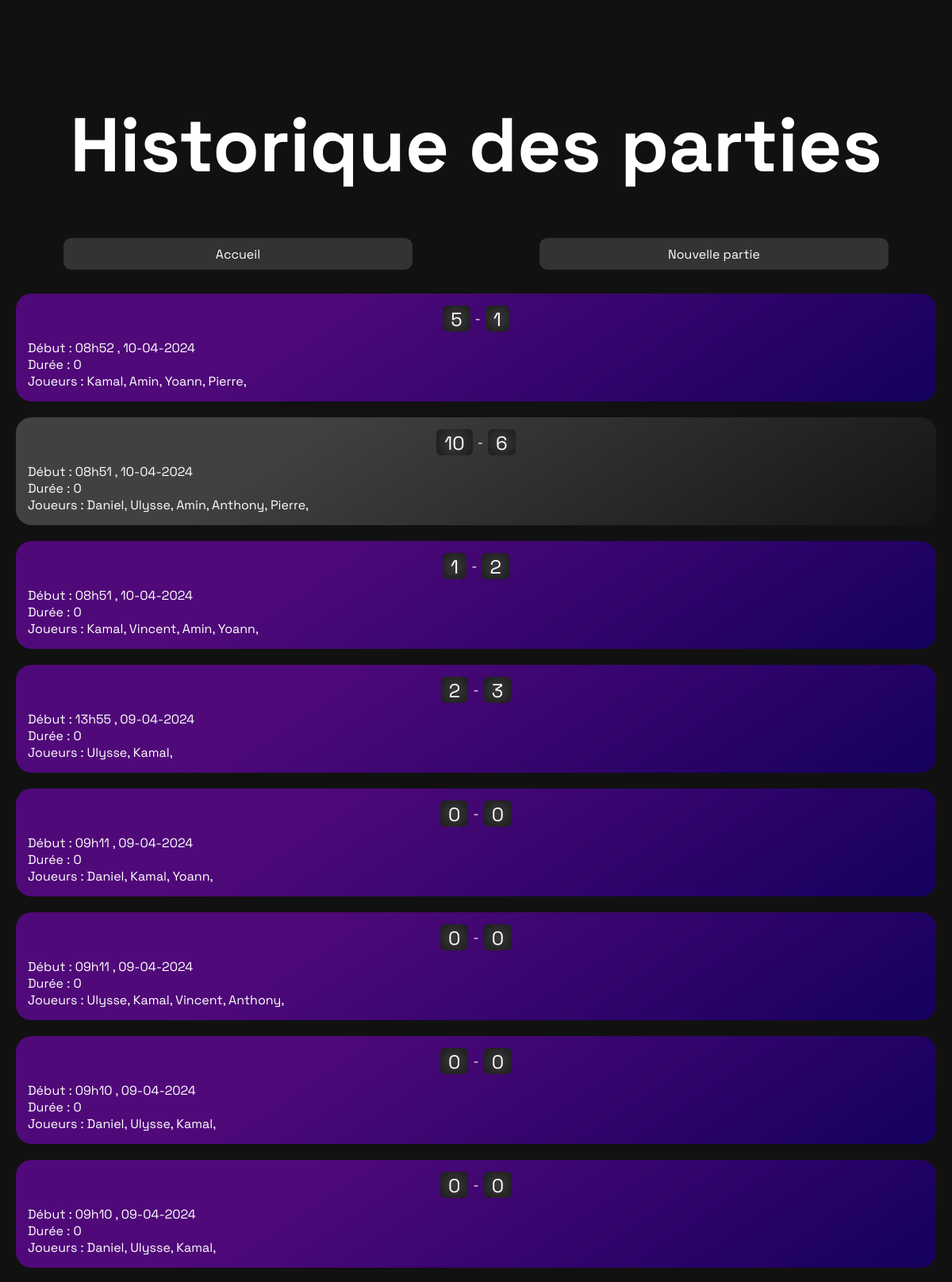
/games (upper part), run on the app's committed database.
### models.py (models this page shows, shortened)
class Game(Base):
    __tablename__ = 'games'
    id = Column(Integer, primary_key=True)
    created_at = Column(DateTime, default=datetime.utcnow)
    duration = Column(Integer, default=0)
    users = relationship('GamesUsers', back_populates='game')
    white_score = Column(Integer, default=0)
    black_score = Column(Integer, default=0)
    finished = Column(Boolean, default=False)

class GamesUsers(Base):
    __tablename__ = 'games_users'
    game_id = Column(ForeignKey('games.id'), primary_key=True)
    user_id = Column(ForeignKey('users.id'), primary_key=True)
    team = Column(Integer)
    game = relationship('Game', back_populates='users')
    user = relationship('User', back_populates='games')

class User(Base):
    __tablename__ = 'users'
    id = Column(Integer, primary_key=True)
    username = Column(String(50), unique=True)
    matches = Column(Integer, default=0)
    goals_total = Column(Integer, default=0)
    bounce_out_total = Column(Integer, default=0)
    games = relationship('GamesUsers', back_populates='user')

### controllers.py (the view)
@app.route("/games", methods=["GET"])
def get_all_games():
    games = Game.query.all()
    return render_template("game/list.html", games=reversed(games))

### templates/game/list.html (shortened to what this page needs)
{% extends "base.html" %}
{% block head %}
{{ super() }}
{% endblock %}
{% block content %}
<h1 class="mainTitle">Historique des parties</h1>
<div class="mainContainer">
    <div class="actionMenu">
        <a class="menuBtn" href="{{ url_for('index')}}">Accueil</a>
        <a class="menuBtn" href="{{ url_for('new_game')}}">Nouvelle partie</a>
    </div>
    <ul class="gameCarousel">
        {% for game in games %}
        {% if game.finished == False %}
        <li class="gameCard">
            <a class="cardBtn" href="{{ url_for('play_game', game_id=game.id) }}">
                <div class="score">
                    <div class="scoreNumber">{{ game.white_score }}</div>
                    <div class="scoreSeparator">-</div>
                    <div class="scoreNumber">{{ game.black_score }}</div>
                </div>
                <p>Début : {{ game.created_at.strftime('%Hh%M , %d-%m-%Y') }}</p>
                <p>Durée : {{ game.duration }}</p>
                <p>
                    Joueurs :
                    {% for assoc in game.users %}
                    {{ assoc.user.username }},
                    {% endfor %}
                </p>
            </a>
        </li>
        {% else %}
        <li class="gameCard" style="background: linear-gradient(326deg, rgb(20, 20, 20) 0%, rgb(65, 65, 65) 72%);">
            <div class="score">
                <div class="scoreNumber">{{ game.white_score }}</div>
                <div class="scoreSeparator">-</div>
                <div class="scoreNumber">{{ game.black_score }}</div>
            </div>
            <p>Début : {{ game.created_at.strftime('%Hh%M , %d-%m-%Y') }}</p>
            <p>Durée : {{ game.duration }}</p>
            <p>
                Joueurs :
                {% for assoc in game.users %}
                {{ assoc.user.username }},
                {% endfor %}
            </p>
        </li>
        {% endif %}
        {% endfor %}
    </ul>
</div>
{% endblock %}

### static/style.css (style rules this page uses)
* { margin: 0; padding: 0; font-family: "Space Grotesk", Arial, sans-serif; }

### templates/game/list.html (style rules this page uses)
.cardBtn { text-decoration: none; color: #ffffff; }
.mainTitle { color: #ffffff; padding-top: 4vh; font-size: 8vw; text-align: center; }
.mainContainer { position: absolute; top: 25vmin; bottom: 20px; left: 0; right: 0; }
.actionMenu { height: 40px; display: flex; justify-content: space-around; text-align: center; }
.menuBtn { background-color: #333333; border-radius: 10px; color: #ffffff; text-decoration: none; padding: 10px; width: 35vw; }
.gameCarousel { position: absolute; top: 50px; bottom: 0; left: 0; right: 0; overflow-y: auto; }
.gameCard { margin: 20px; border-radius: 20px; background: linear-gradient(326deg, rgba(20, 0, 93, 1) 0%, rgba(80, 9, 121, 1) 72%); padding: 15px; color: #ffffff; list-style: none; }
.score { display: flex; flex-direction: row; justify-content: center; align-items: center; margin-bottom: 10px; }
.scoreNumber { font-size: 24px; padding-inline: 10px; padding-top: 2px; margin-inline: 6px; background: radial-gradient(circle, rgb(59, 59, 59) 0%, rgb(27, 27, 27) 100%); border-radius: 6px; }

### data on the page
Game: white_score "5", black_score "1", created_at "08h52 , 10-04-2024", duration "0"
GamesUsers: user.username "Kamal"
GamesUsers: user.username "Amin"
GamesUsers: user.username "Yoann"
GamesUsers: user.username "Pierre"
Game: white_score "10", black_score "6", created_at "08h51 , 10-04-2024", duration "0"
GamesUsers: user.username "Daniel"
GamesUsers: user.username "Ulysse"
GamesUsers: user.username "Amin"
GamesUsers: user.username "Anthony"
GamesUsers: user.username "Pierre"
Game: white_score "1", black_score "2", created_at "08h51 , 10-04-2024", duration "0"
GamesUsers: user.username "Kamal"
GamesUsers: user.username "Vincent"
GamesUsers: user.username "Amin"
GamesUsers: user.username "Yoann"
Game: white_score "2", black_score "3", created_at "13h55 , 09-04-2024", duration "0"
GamesUsers: user.username "Ulysse"
GamesUsers: user.username "Kamal"
Game: white_score "0", black_score "0", created_at "09h11 , 09-04-2024", duration "0"
GamesUsers: user.username "Daniel"
GamesUsers: user.username "Kamal"
GamesUsers: user.username "Yoann"
Game: white_score "0", black_score "0", created_at "09h11 , 09-04-2024", duration "0"
GamesUsers: user.username "Ulysse"
GamesUsers: user.username "Kamal"
GamesUsers: user.username "Vincent"
GamesUsers: user.username "Anthony"
Game: white_score "0", black_score "0", created_at "09h10 , 09-04-2024", duration "0"
GamesUsers: user.username "Daniel"
GamesUsers: user.username "Ulysse"
GamesUsers: user.username "Kamal"
Game: white_score "0", black_score "0", created_at "09h10 , 09-04-2024", duration "0"
GamesUsers: user.username "Daniel"
GamesUsers: user.username "Ulysse"
GamesUsers: user.username "Kamal"
